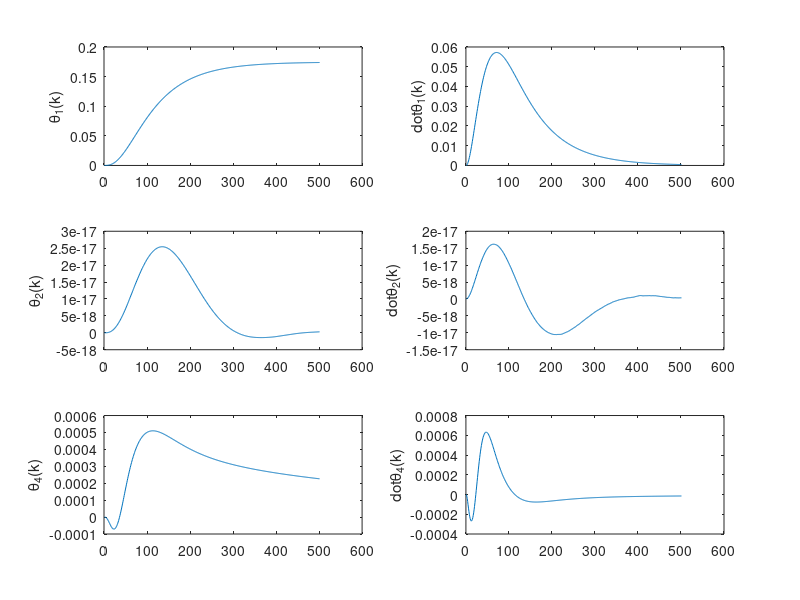
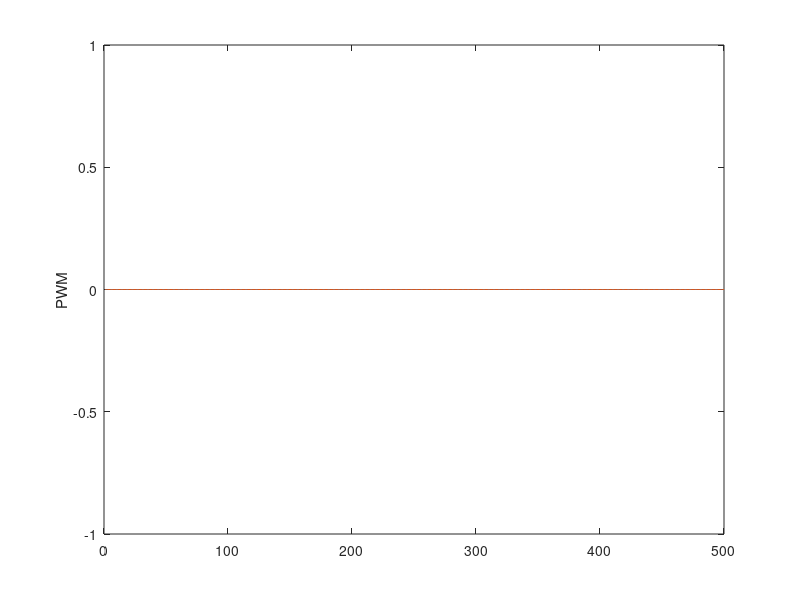

Source code (MATLAB) for these figures, in order:
%%%%%%%%%%  Bench Lateral Control with Tilt   %%%%%%%%%%%%%
%%%%%%%%%%%%%%%%% Author: Felipe Machini %%%%%%%%%%%%%%%%%%
%%%%% Bench altitude control using LQR technique %%%%%%%%%%
%%%%%%%%%%%%%%%%%%%%%%%%%%%%%%%%%%%%%%%%%%%%%%%%%%%%%%%%%%%

clear all; close all; clc;

% Test Bench Properties

Iz1 = 0.2876;Iz2 = 0.001; Iz3 = 0; Iz4 = 0.0135;
g = 9.81;

% Test Bench Properties
a = 0.0187;
b = 0.0495;
c = 0.6925;
Iyy2 = 0.289;
m2 = 0.154;
m3 = 0.115;
m4 = 0.600; % bicopter mass
l3 = 0.173;
l2 = 0.605;
L1 = 0.225;
L2 = 0.225;
Bar_mom_inertia = 1/12*((1.47*1.3)*0.85)*1.3^2; %Estimated from material properties
m_counter_weight = 1.7;
l4 = 0.33;
den2 = Iyy2 + 1/4 * l3^2* m2 + l2^2*(m2+m3+m4) + l4^2*m_counter_weight;
den1 = l2^2*(m2+m3+m4)+Iz1+Iz2+Iz3+Iz4 + l4^2*m_counter_weight;

% Linear State Space Model
% x = [Theta1 Theta2 Theta4 Theta1_dot Theta2_dot Theta4_dot]
% expanded state vector (including error) z = [(x1ref-x1) (x2ref-x2) x_dot]
%a1 = (l4*g*m_counter_weight-l2*g*(m2+m3+m4))/den1;
a1 = -3.4*l2/den1; %based on the trimming motor thrust
Ac= [0 0 0 1 0 0;
     0 0 0 0 1 0;
     0 0 0 0 0 1;
     0 0 a1 0 0 0;
     0 0 0 0 0 0;
     0 0 -c/a 0 0 -b/a];

b1 = l2/den2;
bt = l2*3.4/den1;
Bc= [0 0 0 0;
    0 0 0 0;
    0 0 0 0;
    0 0 bt -bt;
    b1 b1 0 0;
    (L1)/(a), -(L2)/(a) 0 0];

Cc = [1 0 0 0 0 0
      0 1 0 0 0 0
      0 0 1 0 0 0]; 
  
Aa = [zeros(3,3) Cc;
      zeros(6,3) Ac];

Bb = [zeros(3,4);Bc];
%  B= [0;
%      (L1+L2)/a]; % considerando apenas uma entrada: forca f aplicada + no motor 1 e - no motor 2
D = 0;
sysC = ss(Aa,Bb,eye(size(Aa)),D);

% Discrete time state space model
T = 0.02;%(s)
sysD = c2d(sysC,T);
A = sysD.A;
B = sysD.B;
C = sysD.C;
D = sysD.D;

% Designing LQR tracking Controler
qe = [0.1 0.8 0.02];
qa = [0.3 0.08 0.5];
qv = [0.1 0.3 0.2];
Qr = diag([qe qa qv]);
Rr = diag([1 1 0.2 0.2]) ;

Kc = dlqr(A,B,Qr,Rr);
Kp = Kc(:,1:3)
Kx = Kc(:, 4:end)
dlmwrite('Kx.txt',Kx,'delimiter','\t');
dlmwrite('Kp.txt',Kp,'delimiter','\t');

% Simulation
Ad = A(4:end,4:end);
Bd = B(4:end,:);
xref = [10; 0*10; 0]*pi/180; %reference position (rad)
dt = 0.02; %sampling time
numit = 500;
x = zeros(6,numit);
x(:,1) = [0 0 0 0 0 0]*pi/180;
u = zeros(4,numit);
duty = u;
int_e=[0;0;0];
trimForce = 0.0917*40 - 1.39;
for i = 1:numit
    
    e = xref - Cc*x(:,i);
    int_e = int_e + e*dt;
    u(:,i) = Kp*int_e - Kx*x(:,i);
    
    x(:,i+1) = Ad*x(:,i) + Bd*u(:,i);
    
    
    %duty(:,i) = 1000000 + (u(:,i) + 1.39 + trimForce)*10000/0.0917;
end

figure
subplot(3,2,1)
plot(x(1,:))
ylabel('\theta_1(k)');
subplot(3,2,3)
plot(x(2,:))
ylabel('\theta_2(k)');
subplot(3,2,5)
plot(x(3,:))
ylabel('\theta_4(k)');
subplot(3,2,2)
plot(x(4,:))
ylabel('dot{\theta_1(k)}');
subplot(3,2,4)
plot(x(5,:))
ylabel('dot{\theta_2(k)}');
subplot(3,2,6)
plot(x(6,:))
ylabel('dot{\theta_4(k)}');
figure;plot(duty(1,:));hold on;plot(duty(2,:))
ylabel('PWM')